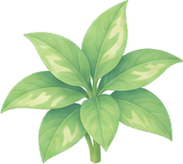
#> input picture plantgram2/app-kit/assets/plants/medium.png, 183 x 164 px, given in place of grade_art.png, which was not available
$ python make_furniture_sheet.py ../../app-kit/assets/plants/medium.png
#> lines starting #> are read from the running program, lines starting #| are printed output that depends on the picture; after the words box and inside, x2 and y2 are one past the last pixel; in counts of white or black regions, pixels touching at a corner belong together; pictures that were not available may be replaced by others from this repository, and a replacement may not be noted
### plantgram2/sprite-kit-2026-08-29/tools/grade_kit.py
"""등급 시트에서 조각과 기준점을 꺼냅니다.

새 시트는 이전 시트와 축척이 저절로 맞지 않습니다(RULES 7). 두 시트에 함께
그린 긴 화단으로 비율을 구해, 새 시트 **전체**에 같은 값을 곱합니다 -
조각 하나만 늘리는 것이 아닙니다.
"""
import sys
import numpy as np
from PIL import Image
from scipy import ndimage

sys.path.insert(0, "tools")
from verify_spec import stem_of, foot_of      # noqa: E402
from compose_test import soils, cut           # noqa: E402

BED_ON_OLD_SHEET = 301          # 이전 시트에서 잰 긴 화단 폭

POTS = ["pot_sprout", "pot_small", "pot_medium", "pot_large", "pot_xlarge",
        "bed_long"]
PLANTS = ["sprout", "small", "medium", "large", "xlarge"]


def keyed(path):
    """체커보드를 지우고 알파를 만듭니다.

    투명으로 달라고 했지만 체커보드가 **그려져** 왔습니다. 체커보드는 무채색
    이고 아주 밝으므로, 채도와 어두움으로 알파를 뽑습니다.

    0/1 로 자르면 잎 가장자리가 톱니처럼 남습니다. 부드럽게 이어지도록
    두 값 사이를 비례로 채웁니다.
    """
#> called with path = 'sheets/grade_art.png'
    im = Image.open(path).convert("RGB")
    a = np.asarray(im).astype(float) / 255
    mx, mn = a.max(2), a.min(2)
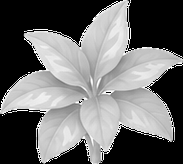
#> mx: shape (164, 183) float64; min 0, max 1, mean 0.424
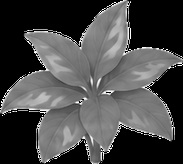
#> mn: shape (164, 183) float64; min 0, max 1, mean 0.279
    sat = np.where(mx > 0, (mx - mn) / np.maximum(mx, 1e-6), 0)
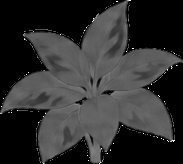
#> sat: shape (164, 183) float64; min 0, max 1, mean 0.187

    corner = np.median(np.stack([a[:8, :8], a[:8, -8:],
                                 a[-8:, :8], a[-8:, -8:]]).reshape(-1, 3), 0)
#> corner = [0, 0, 0]
    if corner[0] > .8 and corner[2] > .8 and corner[1] < .3:
        # 마젠타 단색 배경. 색이 얼마나 다른지로 바로 알파가 나옵니다 -
        # 체커보드처럼 두 밝기가 번갈아 튀지 않으므로 훨씬 깨끗합니다.
        d = np.linalg.norm(a - corner, axis=2)
        soft = np.clip(d / .38, 0, 1)
    else:
        soft = np.clip(np.maximum(sat / .09, (.96 - mx) / .10), 0, 1)
    # 체커보드가 두 가지 밝기로 번갈아 있어 가장자리에서 알파가 한 칸씩
    # 튑니다. 작은 중앙값 필터로 그 무늬만 지웁니다.
    soft = ndimage.median_filter(soft, 3)

    # 두 가지 마스크가 필요합니다. 섞으면 안 됩니다.
    #
    #  · 묶는 마스크 - 조각 하나하나의 바깥 상자를 찾는 데 씁니다. 잎 사이가
    #    끊겨 있으면 한 식물이 여러 덩어리로 쪼개지므로 넉넉히 메웁니다.
    #  · 알파 - 실제로 보이는 부분입니다. 여기서 메우면 야자 잎 사이의 틈이
    #    흰 종이처럼 막힙니다. 틈은 배경이지 물체가 아닙니다.
    raw = soft > .5
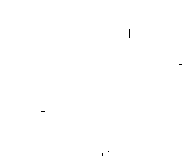
#> raw: shape (164, 183) bool; 99.9% white; black in thin lines or dots, all inside (x1, y1, x2, y2) = (41, 29, 182, 156)
    group = ndimage.binary_fill_holes(
        ndimage.binary_closing(raw, np.ones((13, 13))))
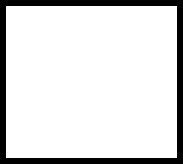
#> group: shape (164, 183) bool; 86.6% white; 1 black region, box (x1, y1, x2, y2) and area: (0, 0, 183, 164) 4020
    lab, k = ndimage.label(group)
#> k = 1
    sz = ndimage.sum(group, lab, range(1, k + 1))
#> sz = [25992]
    keep = np.isin(lab, [i + 1 for i in range(k) if sz[i] >= 400])

    # 0/1 로 자르면 잎 가장자리 픽셀이 불투명한 채로 남아 흰 테가 집니다.
    # 살짝 번지게 해서 가장자리에 중간값을 주고, 경계를 안쪽으로 당깁니다.
    alpha = ndimage.gaussian_filter(raw.astype(float), .9)
    alpha = np.clip((alpha - .38) / .44, 0, 1)
    alpha = np.where(keep, alpha, 0)       # 묶인 조각 밖의 얼룩은 버립니다

    alpha = np.clip(alpha, 0, 1)

    # 가장자리 픽셀에는 체커보드 색이 섞여 있습니다. 관측색 C = a·F + (1-a)·B
    # 이므로, 배경 B 를 알면 원래 색 F 를 되돌릴 수 있습니다.
    bg = a[alpha < .05]
    B = np.median(bg, 0) if len(bg) else np.array([1., 1., 1.])
#> B = [0, 0, 0]
    aa = np.maximum(alpha, .06)[..., None]
    F = np.clip((a - (1 - aa) * B) / aa, 0, 1)
    rgb = np.where(alpha[..., None] > .995, a, F)

    out = Image.fromarray((rgb * 255).astype("uint8"), "RGB").convert("RGBA")
    out.putalpha(Image.fromarray((alpha * 255).astype("uint8")))
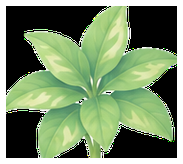
#> out: PIL image 183x164 RGBA; mean R, G, B, A 87, 108.5, 72.9, 220.8; transparent parts drawn white
    return out, keep, lab


def load(path="sheets/grade_art.png"):
    im, mask, lab = keyed(path)
    parts = []
    for c in np.unique(lab[mask]):
        ys, xs = np.nonzero((lab == c) & mask)
        if len(xs) < 400:
            continue
        parts.append(((int(xs.min()), int(ys.min()), int(xs.max()), int(ys.max())),
                      (lab == c) & mask))
#> this loop made 1 pass
#> after the loop, parts = 1 item
    top = [p for p in parts if p[0][1] < 500]
#> top = 1 item
    bot = [p for p in parts if p[0][1] >= 500]
#> bot = []
    top.sort(key=lambda p: p[0][0])
    bot.sort(key=lambda p: p[0][0])

    piece = {}
    for name, (g, own) in zip(POTS, top):
        want = 2 if name == "bed_long" else 1
        fx, fy = foot_of(own, g)
        piece[name] = dict(art=cut(im, own, g), kind="화분",
                           foot=(fx - g[0], fy - g[1]),
                           anchor=[(x - g[0], y - g[1])
                                   for x, y in soils(im, own, g, want)])
#> this loop made 1 pass
#> (name, want) on pass 1: ('pot_sprout', 1)
#> pass 1, in cut, `art = im.crop((x0, y0, x1 + 1, y1 + 1)).copy()`:
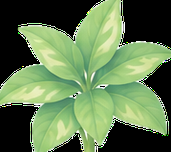
#> art: PIL image 171x152 RGBA; mean R, G, B, A 97.2, 121.9, 80.9, 254.9; transparent parts drawn white
#> after the loop, piece = 0 items
    for name, (g, own) in zip(PLANTS, bot):
        x, y = stem_of(own, g)
        piece[name] = dict(art=cut(im, own, g), kind="식물",
                           anchor=[(x - g[0], y - g[1])])

    unit = BED_ON_OLD_SHEET / piece["bed_long"]["art"].width
    return piece, unit


# [10 lines left out: function scaled, not called in this run]

### plantgram2/sprite-kit-2026-08-29/tools/verify_spec.py
"""돌아온 그림에서 조합에 쓸 점을 찾을 수 있는지 봅니다.

크기는 보지 않습니다. 한 장 안에서 그린 것끼리는 저절로 맞고, 무대에 얹을
때는 시트 전체를 한 배율로 줄이면 됩니다.

보는 것은 하나입니다 - **조합에 쓸 점을 그림에서 찾을 수 있는가.**

    화분 : 흙(심는 자리)과 바닥에 닿는 자리
    식물 : 줄기 밑동

십자와 얼마나 떨어졌는지는 참고로만 적습니다. 물체가 통째로 옮겨졌을 뿐이면
점도 함께 옮겨졌을 테니 문제가 아닙니다. 문제는 점을 못 찾는 경우입니다 -
잎이 밑동보다 아래로 내려가 있거나, 흙이 안 보이거나.

    python3 tools/verify_spec.py sheets/spec_04_art.png sheets/spec_04.json
"""
import colorsys
import json
import sys

import numpy as np
from PIL import Image, ImageDraw
from scipy import ndimage

KEY = (255, 0, 255)


# [25 lines left out: functions alpha_of, components, not called in this run]


def blobs(mask, least=3000):
    return [box for box, _ in components(mask, least)]


# [48 lines left out: functions stem_of, soil_of, not called in this run]


def foot_of(mask, box):
    """바닥에 닿는 자리. 실루엣에서 아래로 튀어나온 곳을 찾습니다."""
    x0, y0, x1, y1 = box
    sub = mask[y0:y1 + 1, x0:x1 + 1]
    h, w = sub.shape
    low = np.full(w, -1)
    for x in range(w):
        ys = np.nonzero(sub[:, x])[0]
        if len(ys):
            low[x] = ys.max()
    feet = []
    for x in range(w):
        if low[x] < 0:
            continue
        if low[x] == low[max(0, x - 12):x + 13].max():
            if not feet or x - feet[-1][0] > 18:
                feet.append((x, int(low[x])))
            elif low[x] > feet[-1][1]:
                feet[-1] = (x, int(low[x]))
    if len(feet) >= 2 and abs(feet[-1][0] - feet[0][0]) > w * .35:
        (ax, ay), (bx, by) = feet[0], feet[-1]
        return (x0 + (ax + bx) / 2, y0 + (ay + by) / 2)
    bottom = int(low.max())
    width, cx = 0, w / 2
    for y in range(int(h * .75), h):
        xs = np.nonzero(sub[y])[0]
        if len(xs) == 0:
            continue
        span = int(xs.max()) - int(xs.min()) + 1
        if span > width:
            width, cx = span, (int(xs.min()) + int(xs.max())) / 2
    return (x0 + cx, y0 + bottom - width / 4)


# [54 lines left out: function main, not called in this run]


# [2 lines that do not run on import are left out]

### plantgram2/sprite-kit-2026-08-29/tools/compose_test.py
"""찾은 점으로 실제 조합해서 확대해 봅니다. 이게 진짜 시험입니다.

숫자가 맞는 것과 눈에 맞아 보이는 것은 다릅니다. 화분의 흙 자리와 식물의
줄기 밑동을 겹쳐 놓고 4배로 확대해서, 줄기가 흙 한가운데에 박혔는지 봅니다.

    python3 tools/compose_test.py sheets/spec_04_art.png sheets/spec_04.json
"""
import colorsys
import json
import sys

import numpy as np
from PIL import Image, ImageDraw, ImageFont
from scipy import ndimage

sys.path.insert(0, "tools")
from verify_spec import alpha_of, components, stem_of, foot_of   # noqa: E402

FONT = "../app-kit/assets/fonts/{}.otf"


def font(size, bold=False):
    return ImageFont.truetype(
        FONT.format("Pretendard-SemiBold" if bold else "Pretendard-Regular"), size)


def soils(im, mask, box, want):
    """심는 자리들. 갈색 덩어리를 찾아 넓은 것부터 [want] 개 고릅니다.

    긴 화단은 흙이 두 곳으로 나뉘어 있으므로 덩어리도 둘입니다.
    """
    x0, y0, x1, y1 = box
    rgb = np.asarray(im.convert("RGB")).astype(float)[y0:y1 + 1, x0:x1 + 1] / 255
    sub = mask[y0:y1 + 1, x0:x1 + 1]
    h, w, _ = rgb.shape
    hsv = np.array([colorsys.rgb_to_hsv(*p) for p in rgb.reshape(-1, 3)])
    hue, sat, val = (hsv[:, i].reshape(h, w) for i in range(3))
    soil = sub & ((hue < .13) | (hue > .92)) & (sat > .18) & (val < .62)
    lab, k = ndimage.label(ndimage.binary_opening(soil, np.ones((3, 3))))
    parts = []
    for c in range(1, k + 1):
        ys, xs = np.nonzero(lab == c)
        if len(xs) < 300:
            continue
        parts.append((len(xs), x0 + xs.mean(), y0 + ys.mean()))
    parts.sort(reverse=True)
    if len(parts) < want:                      # 한 덩어리로 보이면 좌우로 가릅니다
        ys, xs = np.nonzero(soil)
#> (the run stopped early here; a loop or call above may not have finished)

$ run again, on plantgram2/app-kit/assets/plants/monstera.png
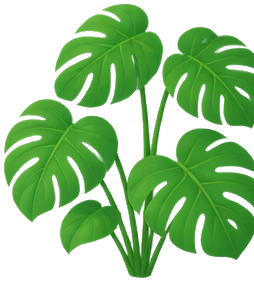
#> input picture plantgram2/app-kit/assets/plants/monstera.png, 254 x 282 px, given in place of grade_art.png, which was not available
#> corner = [0.271, 0.484, 0.151]
#> soft: shape (282, 254) float64; every value is 1
#> raw: shape (282, 254) bool; every value is 1
#> in keyed, `group = ndimage.binary_fill_holes( ndimage.binary_closing(raw, np.ones..`:
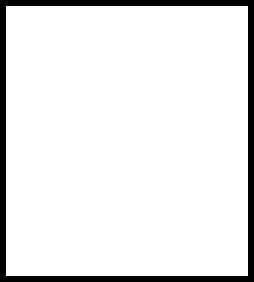
#> group: shape (282, 254) bool; 91.2% white; 1 black region, box (x1, y1, x2, y2) and area: (0, 0, 254, 282) 6288
#> in keyed, `lab, k = ndimage.label(group)`: k = 1
#> sz = [65340]
#> B = [0.263, 0.537, 0.157]
#> the loop in load, `for c in np.unique(lab[mask]):` made 1 pass
#> after the loop in load, `for c in np.unique(lab[mask]):`: parts = 1 item
#> bot = []
#> the loop in load, `for name, (g, own) in zip(POTS, top):` made 1 pass
#> (name, want) on pass 1: ('pot_sprout', 1)
#> pass 1, in cut, `art = im.crop((x0, y0, x1 + 1, y1 + 1)).copy()`:
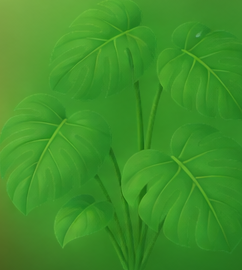
#> art: PIL image 242x270 RGBA; mean R, G, B, A 62.8, 145.2, 41, 255
#> after the loop in load, `for name, (g, own) in zip(POTS, top):`: piece = 0 items

$ run again, on plantgram2/app-kit/assets/plants/small.png
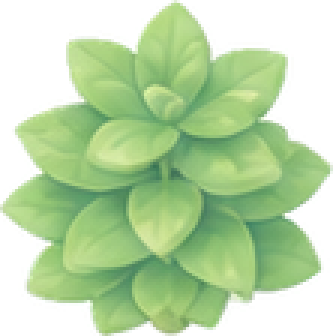
#> input picture plantgram2/app-kit/assets/plants/small.png, 111 x 112 px, given in place of grade_art.png, which was not available (shown 3 times larger)
#> corner = [0, 0, 0]
#> raw: shape (112, 111) bool; 100% white; black in thin lines or dots, all inside (x1, y1, x2, y2) = (44, 5, 109, 64)
#> in keyed, `group = ndimage.binary_fill_holes( ndimage.binary_closing(raw, np.ones..`:
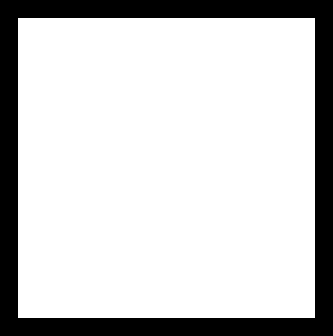
#> group: shape (112, 111) bool (shown 3 times larger); 79.6% white; 1 black region, box (x1, y1, x2, y2) and area: (0, 0, 111, 112) 2532
#> in keyed, `lab, k = ndimage.label(group)`: k = 1
#> sz = [9900]
#> bg = 2532 rows, first 8: [0, 0, 0], [0, 0, 0], [0, 0, 0], [0, 0, 0], [0, 0, 0], [0, 0, 0], [0, 0, 0], [0, 0, 0]
#> B = [0, 0, 0]
#> the loop in load, `for c in np.unique(lab[mask]):` made 1 pass
#> after the loop in load, `for c in np.unique(lab[mask]):`: parts = 1 item
#> bot = []
#> the loop in load, `for name, (g, own) in zip(POTS, top):` made 1 pass
#> (name, want) on pass 1: ('pot_sprout', 1)
#> pass 1, in cut, `art = im.crop((x0, y0, x1 + 1, y1 + 1)).copy()`:
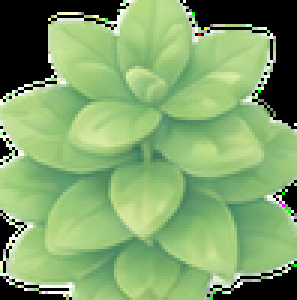
#> art: PIL image 99x100 RGBA (shown 3 times larger); mean R, G, B, A 127.1, 162.8, 105.9, 255; transparent parts drawn white
#> after the loop in load, `for name, (g, own) in zip(POTS, top):`: piece = 0 items
